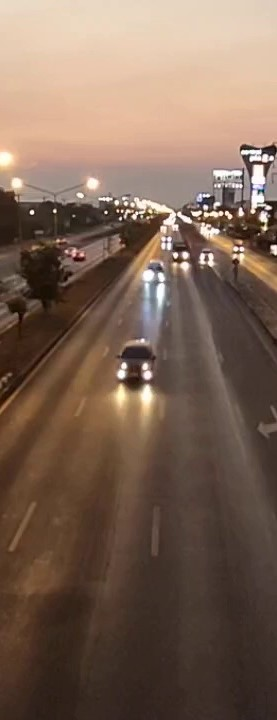
#> input picture frame0.jpg, 277 x 720 px, given in place of IMG_8039.MOV, which was not available
$ python car.py
#> lines starting #> are read from the running program, lines starting #| are printed output that depends on the picture; after the words box and inside, x2 and y2 are one past the last pixel; in counts of white or black regions, pixels touching at a corner belong together; pictures that were not available may be replaced by others from this repository, and a replacement may not be noted
#นำเข้าเครื่องมือที่ใช้ทั้งหมด
import cv2
import numpy as np
import time
from time import sleep

#กำหนดค่าความกว้างของกรอบของเส้น
width_min = 80
#กำหนดค่าความสูงของกรอบของเส้น
height_min = 80

#กำหนดอัตราการผิดพลาดที่น่าเชื่อถือ
offset= 5

#ตำแหน่งของเส้น
pos_line_1 = 450
pos_line_2 = 650

#ควบคุม FPS ของ Video
frame_rate= 150

#ใช้เก็บค่าของจุด X,Y
detect_1 = []
detect_2 = []

#นับจำนวนของรถที่ตรวจจับได้ในระบบ
detect_line_1 = 0
detect_line_2= 0

#ฟังก์ชันบอกจุดทีแดงที่เป็นใจกลางของกรอบ detect
def coordinate_red_dot(x, y, w, h):
    x1 = int(w / 2)
    y1 = int(h / 2)
    cx = x + x1
    cy = y + y1
    return cx,cy

#นำเข้าไฟล์วิดีโอ
video_ref = cv2.VideoCapture("IMG_8039.MOV")

#car_cascade = cv2.CascadeClassifier("C:/Users/ACER/Desktop/detect car/Computer-Vision---Object-Detection-in-Python-master/xml files/cars.xml")

# ตรวจสอบการเคลื่อนไหวของรถ
motion_detect = cv2.createBackgroundSubtractorMOG2()

while True:
    #อ่านค่าจากวิดีโอ
    ret , frame1 = video_ref.read()
#> frame1 is the input picture: shape (720, 277, 3); mean B, G, R 84.9, 100.3, 123.6

    #ควบคุมความเร็วของวิดีโอ
    speed = float(1/frame_rate)
    sleep(speed)

    #ทำภาพให้เป็นขาว-ดำ
    grey = cv2.cvtColor(frame1,cv2.COLOR_BGR2GRAY)
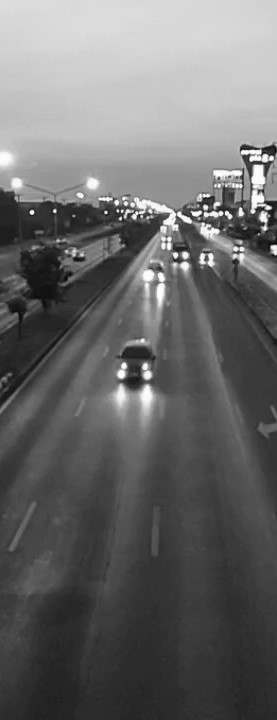
#> grey: shape (720, 277); min 6, max 255, mean 105.5
    #ทำให้ภาพเบลอโดยมีขนาด 5*5
    blur = cv2.GaussianBlur(grey,(5,5),5)
    #ทำภาพให้สกัดส่วนที่เคลื่อนไหว
    img_sub = motion_detect.apply(blur)
#> img_sub: shape (720, 277); every value is 127
    #ทำให้ภาพขยายเป็นขนาด 5*5
    dilat = cv2.dilate(img_sub,np.ones((5,5)))
    #ทำการสกัดขอบภายในภาพ
    kernel = cv2.getStructuringElement(cv2.MORPH_ELLIPSE, (5, 5))
    dilatada = cv2.morphologyEx (dilat, cv2. MORPH_CLOSE , kernel)
    dilatada = cv2.morphologyEx (dilatada, cv2. MORPH_CLOSE , kernel)
    #สรุปผลลัพธ์ของการสกัดส่วนที่เคลื่อนไหว
    contorno,h=cv2.findContours(dilatada,cv2.RETR_TREE,cv2.CHAIN_APPROX_SIMPLE)
#> contorno = [[[0, 0], [0, 719], [276, 719], [276, 0]]]; h = [[-1, -1, -1, -1]]


    #สร้างเส้นสำหรับตรวจจับรถ เส้นที่ 1
    cv2.line(frame1, (25, pos_line_1), (1500, pos_line_1), (255,127,0), 2)
    #สร้างเส้นสำหรับตรวจจับรถ เส้นที่ 2
    cv2.line(frame1, (25, pos_line_2), (1500, pos_line_2), (255,127,0), 2)
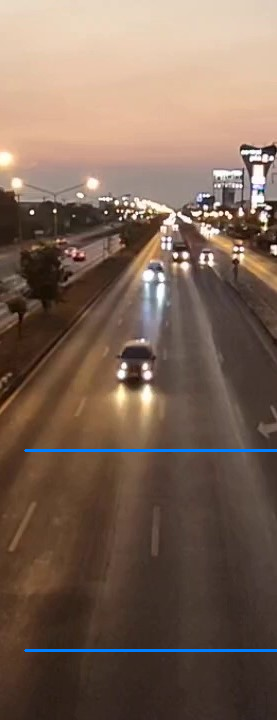
#> frame1: shape (720, 277, 3); mean B, G, R 86.5, 100.8, 123

    #ลูปการสร้างกรอบสำหรับใส่ให้กับวัตถุที่ตรวจจับได้
    for(i,c) in enumerate(contorno):
        (x,y,w,h) = cv2.boundingRect(c)
        validar_contorno = (w >= width_min) and (h >= height_min)
        if not validar_contorno:
            continue


        #รวมกรอบกับจุด
        cv2.rectangle(frame1,(x,y),(x+w,y+h),(0,255,0),2)
        coordinate = coordinate_red_dot(x, y, w, h)
        #เพิ่มค่าเข้าไปใน List detect_1
        detect_1.append(coordinate)
        #เพิ่มค่าเข้าไปใน List detect_2
        detect_2.append(coordinate)
        cv2.circle(frame1, coordinate, 4, (0, 0,255), -1)


        #เส้นตรวจจับที่ 1
        for (x,y) in detect_1:
            if y<(pos_line_1+offset) and y>(pos_line_1-offset):
                detect_line_1+=1
                cv2.line(frame1, (25, pos_line_1), (1200, pos_line_1), (0,127,255), 2)
                detect_1.remove((x,y))
                print("Detected_1 : "+str(detect_line_1))
                #print(detect_1)

        #เส้นตรวจจับที่ 2
        for (x,y) in detect_2:
            if y<(pos_line_2+offset) and y>(pos_line_2-offset):
                detect_line_2+=1
                cv2.line(frame1, (25, pos_line_2), (1200, pos_line_2), (0,127,255), 2)
                detect_2.remove((x,y))
                print("Detected_2 : "+str(detect_line_2))
#> this loop made 1 pass
#> (c, w, h, validar_contorno, x1 in coordinate_red_dot, y1 in coordinate_red_dot) on pass 1: ([[0, 0], [0, 719], [276, 719], [276, 0]], 277, 720, True, 138, 360)
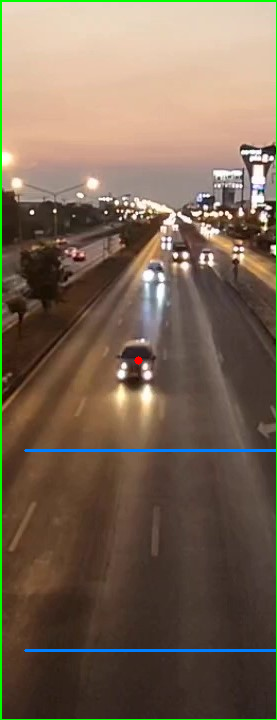
#> frame1: shape (720, 277, 3); 1.52% of pixels changed, all inside (x1, y1, x2, y2) = (0, 0, 277, 720)
#> after the loop, detect_1 = [(138, 360)]; detect_2 = [(138, 360)]; detect_line_1 = 0; detect_line_2 = 0
                #print(detect_2)


    #ใส่ข้อความไปในวิดีโอ
    cv2.putText(frame1, "Line1 : "+str(detect_line_1), (250, 70), cv2.FONT_HERSHEY_SIMPLEX, 2, (0, 0, 255),4)
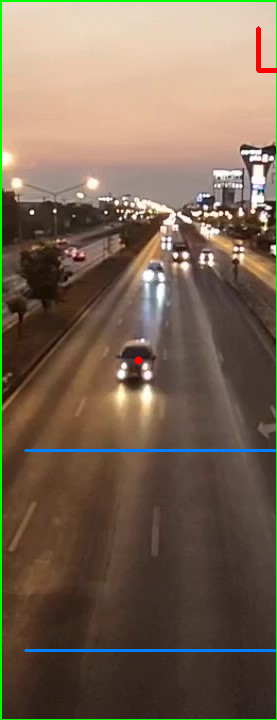
#> frame1: shape (720, 277, 3); 0.15% of pixels changed, all inside (x1, y1, x2, y2) = (256, 26, 277, 73)
    cv2.putText(frame1, "Line2 : "+str(detect_line_2), (750, 70), cv2.FONT_HERSHEY_SIMPLEX, 2, (0, 0, 255),4)
    #แสดงผลลัพธ์ของวิดีโอ
    cv2.imshow("Main Video" , frame1)
    #แสดงผลลัพธ์ของวิดีโอตรวจจับ
    cv2.imshow("Detect Screen",dilatada)


    if cv2.waitKey(1) == 27:
#> (key Esc is pressed here)
        break

#คืนทรัพยากรให้กับระบบ
cv2.destroyAllWindows()
